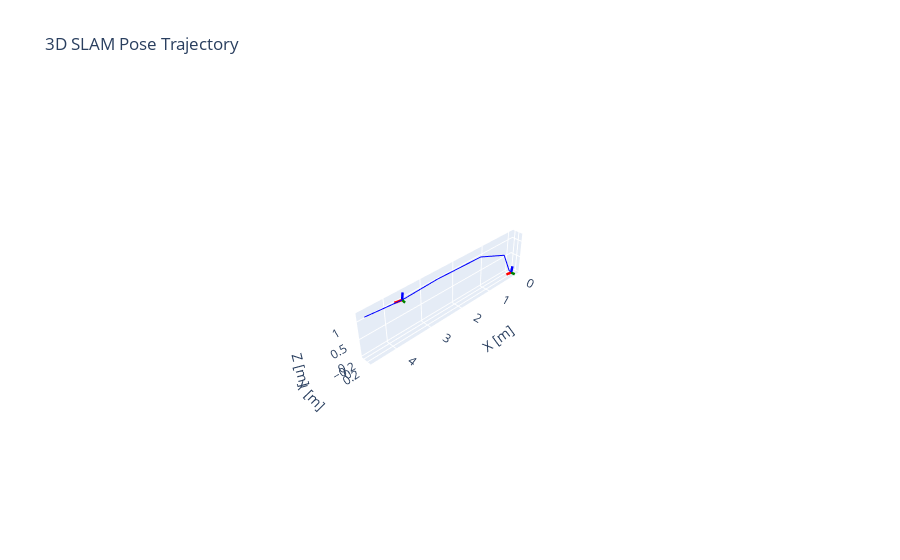

Notebook cell for this chart:
### Code cell
# import numpy as np
# import plotly.graph_objects as go
# from scipy.spatial.transform import Rotation as R

# # Load data from the text file
# file_path = "rtabmap_slam.txt"

# # Read data, skipping the first header row
# data = np.loadtxt(file_path, skiprows=1)

# # Extract positions and quaternions
# positions = data[:, 1:4]  # x, y, z
# quaternions = data[:, 4:8]  # qx, qy, qz, qw

# Create a 3D scatter plot for the trajectory
fig = go.Figure(data=[go.Scatter3d(
    x=positions[:, 0],
    y=positions[:, 1],
    z=positions[:, 2],
    mode='lines',
    line=dict(color='blue', width=2),
    name='Trajectory',
    showlegend=False
)])

# Function to plot coordinate frames
def plot_coordinate_frame(fig, position, quaternion, scale=0.2):
    # Convert quaternion (qx, qy, qz, qw) to rotation matrix
    rotation = R.from_quat(quaternion).as_matrix()
    
    # Define origin
    origin = position
    
    # Define axes in local frame
    axes = np.eye(3) * scale
    
    # Transform axes to global frame
    transformed_axes = rotation @ axes
    
    # Define colors for x, y, z axes
    colors = ['red', 'green', 'blue']
    
    for i in range(3):
        fig.add_trace(go.Scatter3d(
            x=[origin[0], origin[0] + transformed_axes[0, i]],
            y=[origin[1], origin[1] + transformed_axes[1, i]],
            z=[origin[2], origin[2] + transformed_axes[2, i]],
            mode='lines',
            line=dict(color=colors[i], width=5),
            name=f'{colors[i]} axis',
            showlegend=False
        ))

# Plot coordinate frames at selected intervals
for i in range(0, len(positions), 5):  # Adjust step size for clarity
    plot_coordinate_frame(fig, positions[i], quaternions[i])

# Compute the range for each axis
x_range = positions[:, 0].max() - positions[:, 0].min()
y_range = positions[:, 1].max() - positions[:, 1].min()
z_range = positions[:, 2].max() - positions[:, 2].min()

# Determine the maximum range
max_range = max(x_range, y_range, z_range)

# Set the aspect ratio based on the maximum range
aspect_ratio = dict(x=x_range / max_range, y=y_range / max_range, z=z_range / max_range)

# Update layout to set equal aspect ratio
fig.update_layout(
    scene=dict(
        aspectmode='manual',
        aspectratio=aspect_ratio,
        xaxis=dict(title='X [m]'),
        yaxis=dict(title='Y [m]'),
        zaxis=dict(title='Z [m]')
    ),
    title='3D SLAM Pose Trajectory',
    legend=dict(x=0, y=1)
)

# Show the plot
fig.show()

### Figure 1 — Plotly figure (JSON) as saved in the notebook; plotly's stock layout.template omitted (floating-point values rounded to 4 significant figures)
{"data": [{"line": {"color": "blue", "width": 2}, "mode": "lines", "name": "Trajectory", "showlegend": false, "type": "scatter3d", "x": [0.0, -0.004105, 0.2371, 1.049, 2.506, 3.577, 4.53], "y": [-0.0, -0.1227, -0.1517, -0.2928, -0.2976, -0.1875, -0.1989], "z": [-0.0, 0.03414, 0.6488, 0.9348, 0.9787, 1.001, 1.086]}, {"line": {"color": "red", "width": 5}, "mode": "lines", "name": "red axis", "showlegend": false, "type": "scatter3d", "x": [0, 0.1972], "y": [0, 0.0007855], "z": [0, 0.03362]}, {"line": {"color": "green", "width": 5}, "mode": "lines", "name": "green axis", "showlegend": false, "type": "scatter3d", "x": [0, -0.0004533], "y": [0, 0.2], "z": [0, -0.002015]}, {"line": {"color": "blue", "width": 5}, "mode": "lines", "name": "blue axis", "showlegend": false, "type": "scatter3d", "x": [0, -0.03362], "y": [0, 0.00191], "z": [0, 0.1971]}, {"line": {"color": "red", "width": 5}, "mode": "lines", "name": "red axis", "showlegend": false, "type": "scatter3d", "x": [3.577, 3.774], "y": [-0.1875, -0.2084], "z": [1.001, 1.028]}, {"line": {"color": "green", "width": 5}, "mode": "lines", "name": "green axis", "showlegend": false, "type": "scatter3d", "x": [3.577, 3.597], "y": [-0.1875, 0.0114], "z": [1.001, 1.007]}, {"line": {"color": "blue", "width": 5}, "mode": "lines", "name": "blue axis", "showlegend": false, "type": "scatter3d", "x": [3.577, 3.55], "y": [-0.1875, -0.1904], "z": [1.001, 1.199]}], "layout": {"legend": {"x": 0, "y": 1}, "scene": {"aspectmode": "manual", "aspectratio": {"x": 1, "y": 0.06562, "z": 0.2396}, "xaxis": {"title": {"text": "X [m]"}}, "yaxis": {"title": {"text": "Y [m]"}}, "zaxis": {"title": {"text": "Z [m]"}}}, "title": {"text": "3D SLAM Pose Trajectory"}}}
